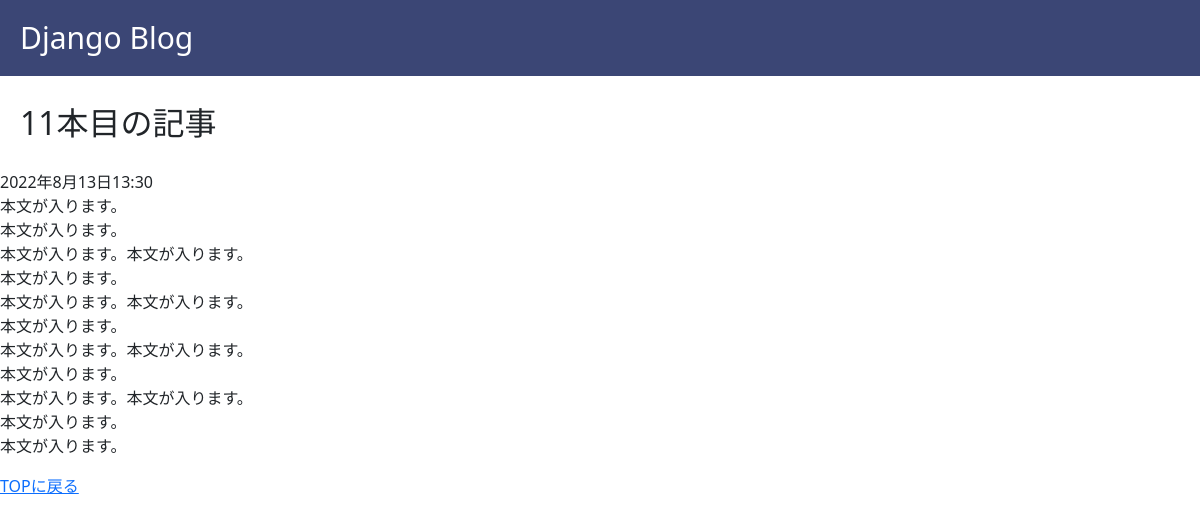
Page /detail/11/ on the committed database.
### blog/models.py (models this page shows, shortened)
class BlogModel(models.Model):
    title = models.CharField(max_length=50, verbose_name='タイトル')
    body = models.TextField(verbose_name='本文')
    post_datetime = models.DateTimeField(default=timezone.now, verbose_name='投稿日時')
    category = models.CharField(max_length=40, choices=category_of_choice, verbose_name='カテゴリー')
    tag = forms.MultipleChoiceField(choices=tag_of_choice)

### blog/views.py (the view)
# urls.py: path('detail/<int:pk>/', views.detail, name='detail'),
def detail(request, pk):
    content = get_object_or_404(BlogModel, pk=pk)
    return render(request, 'blog/detail.html', {'content': content})

### templates/blog/detail.html
{% extends 'blog/base.html' %}
{% load static %}
{% block content %}
  <h2 class="detail">{{ content.title }}</h2>
  <span>{{ content.post_datetime }}</span>
  <p>{{ content.body|linebreaksbr|urlize }}</p>
  <p>
    <a href="/">TOPに戻る</a>
  </p>
{% endblock %}

### blog/static/css/style.css (style rules this page uses)
.detail { padding: 20px; }

### rows in the picture
BlogModel: title "11本目の記事", post_datetime "2022年8月13日13:30", body "本文が入ります。 本文が入ります。 本文が入ります。本文が入ります。 本文が入ります。 本文が入ります。本文が入ります。 本文が入ります。 本文が入ります。本文が入ります。 本文が入ります。 本文が入ります。本文が入ります。 本文が入ります。 本文が入ります。"
